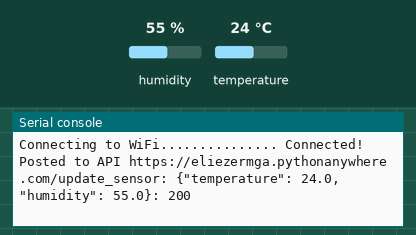
Bench run of a program on a simulated ESP32 board running MicroPython. Parts: the last lines printed to the serial console. Wiring (from the project's diagram.json): DHT22 sensor on GPIO 15. The test bench sets the inputs (shaded band); at power-on: humidity 55 %, temperature 24 °C. WiFi joins after 1.5 s; web requests get an empty 200 reply after 0.4 s.

Above: at 2.7 s.
2.8 s: humidity set to 22 %
At 4.1 s:
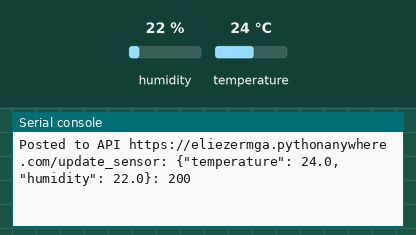
4.3 s: temperature set to 12 °C
At 5.6 s:
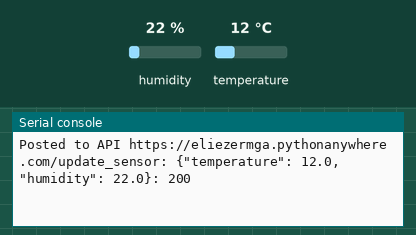
5.8 s: humidity set to 40 %
At 8.5 s:
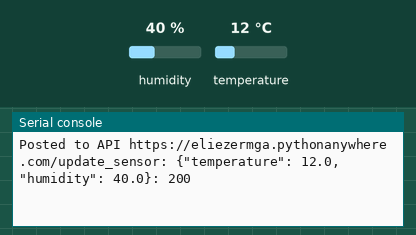
Timing chart, 0 to 10.0 s (numbered marks = the images above; inputs shaded):
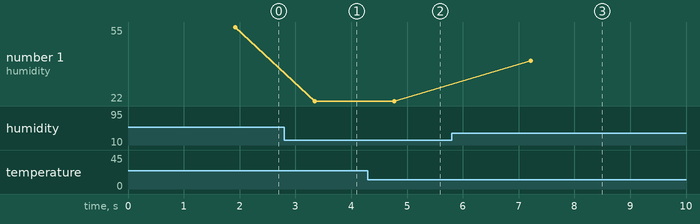

Measured:
- after the input at 2.8 s, the serial console: prints a new line after 0.55 s (image 1)
- after the input at 4.3 s, the serial console: prints a new line after 0.47 s (image 2)
- after the input at 5.8 s, the serial console: prints a new line after 1.4 s (image 3)
- plotted number 1: 55 → 22 after the input at 2.8 s, 22 → 40 after the input at 5.8 s

The program:

main.py
```python
import network
import time
from machine import Pin
import dht
import ujson
from umqtt.simple import MQTTClient
import requests

url = "https://eliezermga.pythonanywhere.com/update_sensor"
sensor = dht.DHT22(Pin(15))

print("Connecting to WiFi", end="")
sta_if = network.WLAN(network.STA_IF)
sta_if.active(True)
sta_if.connect('Wokwi-GUEST', '')
while not sta_if.isconnected():
  print(".", end="")
  time.sleep(0.1)
print(" Connected!")

prev_weather = ""
while True:
  sensor.measure()
  data = {
    "temperature": sensor.temperature(),
    "humidity": sensor.humidity(),
  }
  message = ujson.dumps(data)
  if message != prev_weather:
    prev_weather = message
    response = requests.post(url, json=data)
    print("Posted to API {}: {}: {}".format(url, message, response.status_code))
  time.sleep(1)
```
